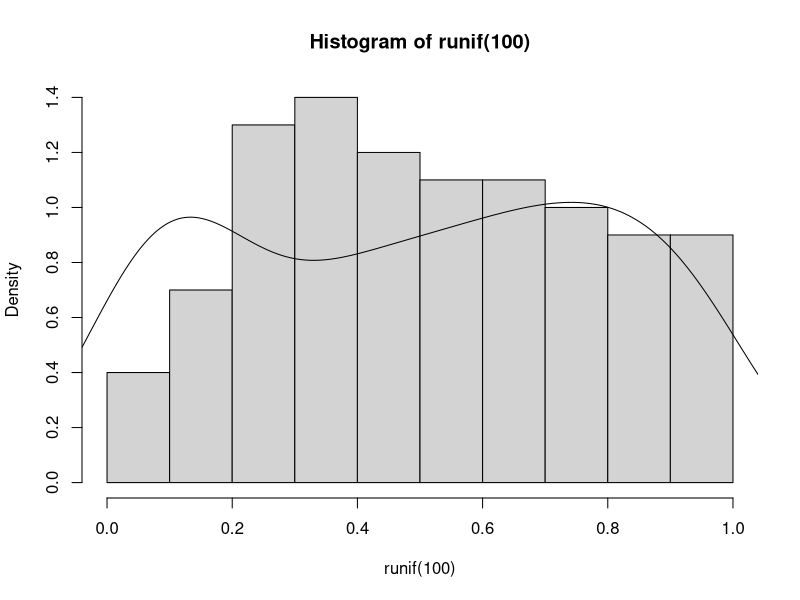
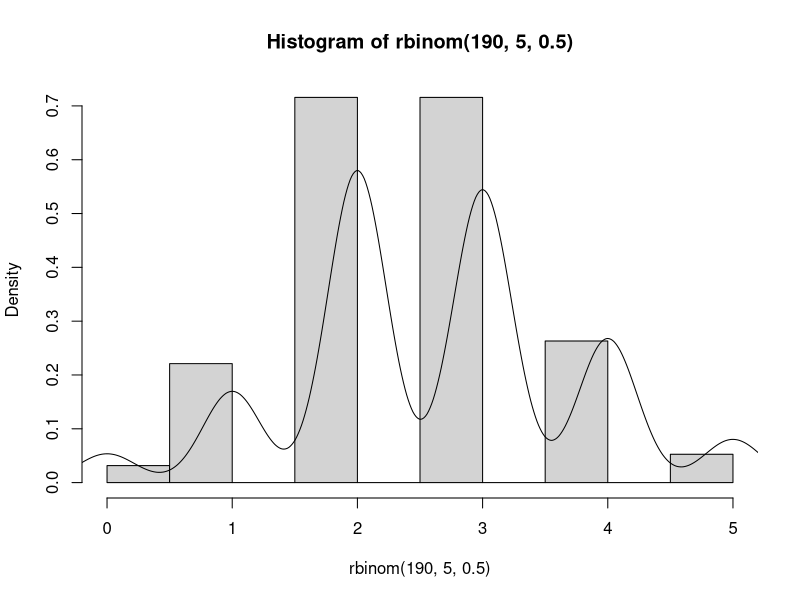
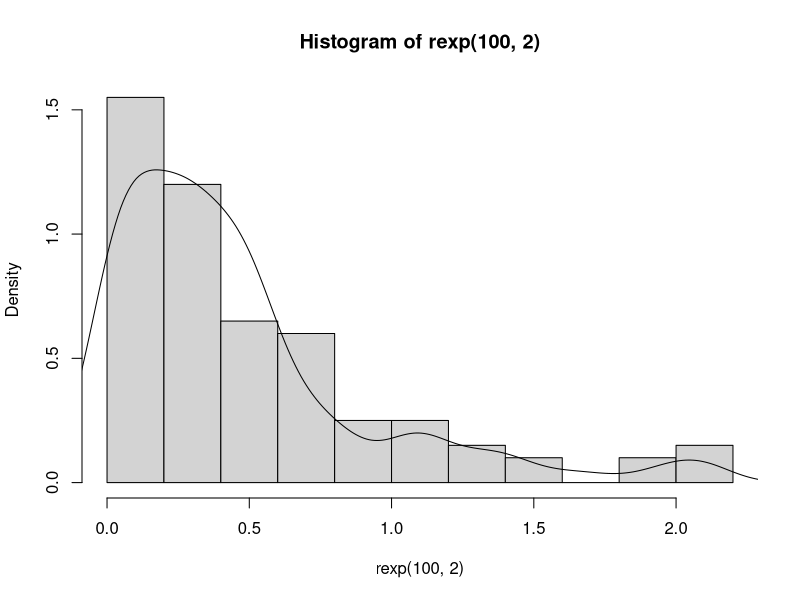
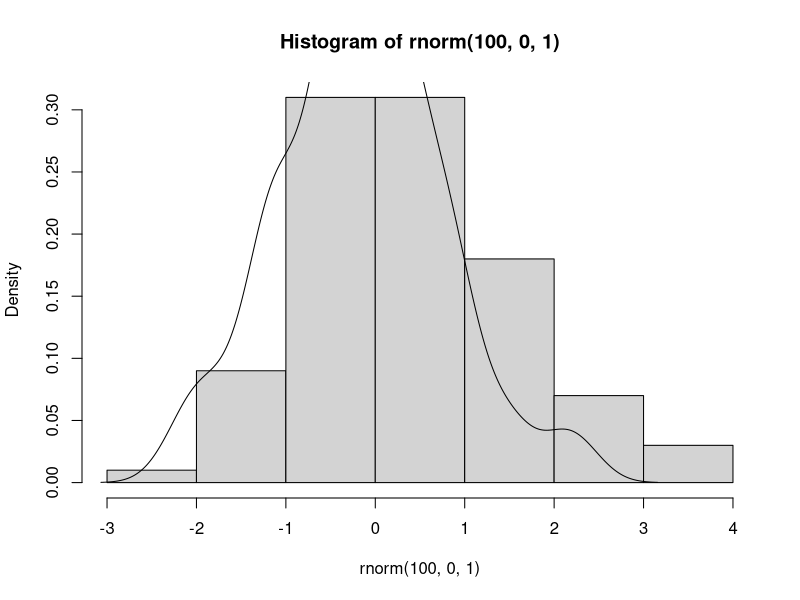
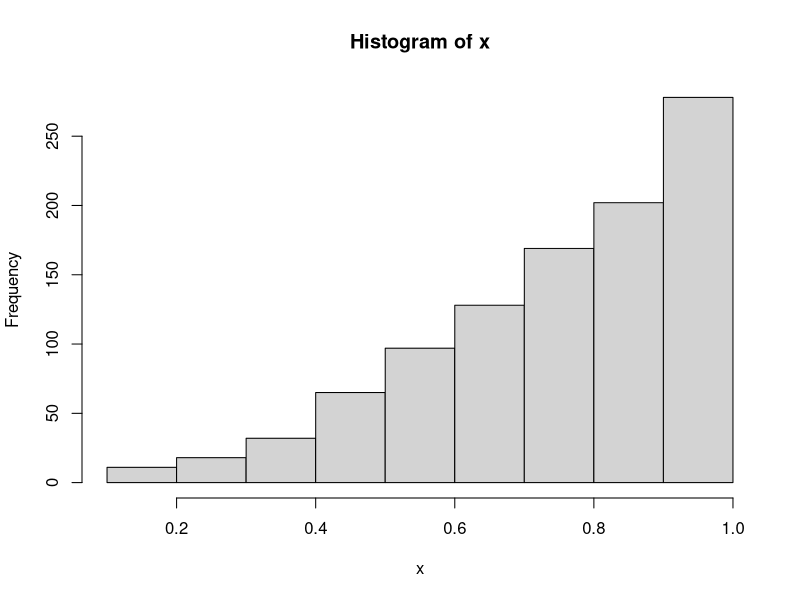

Source code (R) for these figures, in order: (Note: this script raises an error after producing the figures.)
## ---- chunk 1
runif(10) 
# gives 10 random variables uniform in 0,1 
set.seed(100)
hist(runif(100), prob=TRUE)
lines(density(runif(100)))

hist(rbinom(190, 5, 0.5), prob=TRUE)
lines(density(rbinom(190, 5, 0.5)))

hist(rexp(100,2), prob=TRUE)
lines(density(rexp(100,2)))

hist(rnorm(100, 0,1), prob=TRUE)
lines(density(rnorm(100, 0,1)))
## ---- chunk 2
n <- 1000
u <- runif(n)
F.inverse <- function(u){return(u^(1/3))}
x <- F.inverse(u)
## ---- chunk 3
hist(x)
## ---- chunk 4
draw.circle(0,0,rad, border='red')
lines(c(-rad, -rad, ))
## ---- chunk 5
log_exp_target <- function(x){ return(dexp(x, rate=1, log=TRUE))}
## ---- chunk 6
MCMC <- function(log_target, n, initial, proposalsd) {
  x <- rep(0,n)
  x[1] <- initial
  
  for (i in 2:n){
    currentx <- x[i-1]
    proposedy <- rnorm(1, mean=currentx, sd = proposalsd)
    alpha <- exp(log_target(proposedy) - log_target(currentx))
    # here gaussian is symmetric so q(x,y)=q(y,x)
    if (runif(1) < alpha){
      x[i] <- proposedy # accept
    } else {
      x[i] <- currentx # reject
      }
     }
  return(x)
}

## ---- chunk 7
z1 <- MCMC(log_exp_target, 1000, 3,1)
z2 <- MCMC(log_exp_target, 1000, 1,1)
z3 <- MCMC(log_exp_target, 1000, 5,1)
## ---- chunk 8
plot(z1, type='l')
lines(z2, col='red')
lines(z3, col='blue')
## ---- chunk 9
hist(z1, breaks=seq(0, max(z1), length=20), prob=TRUE)
curve(dexp(x, rate=1), add=TRUE, col='red')
hist(z2, breaks=seq(0, max(z2), length=20), prob=TRUE)
curve(dexp(x, rate=1), add=TRUE, col='red')
hist(z3, breaks=seq(0, max(z3), length=20), prob=TRUE)
curve(dexp(x, rate=1), add=TRUE, col='red')
## ---- chunk 10
zbad <- MCMC(log_exp_target, 1000, 500, 1)
hist(zbad, breaks=seq(0, max(zbad), length=20), prob=TRUE)
curve(dexp(x, rate=1), add=TRUE, col='red')
## ---- chunk 11
zbad <- MCMC(log_exp_target, 1000000, 500, 1)
hist(zbad, breaks=seq(0, max(zbad), length=20), prob=TRUE)
curve(dexp(x, rate=1), add=TRUE, col='red')
